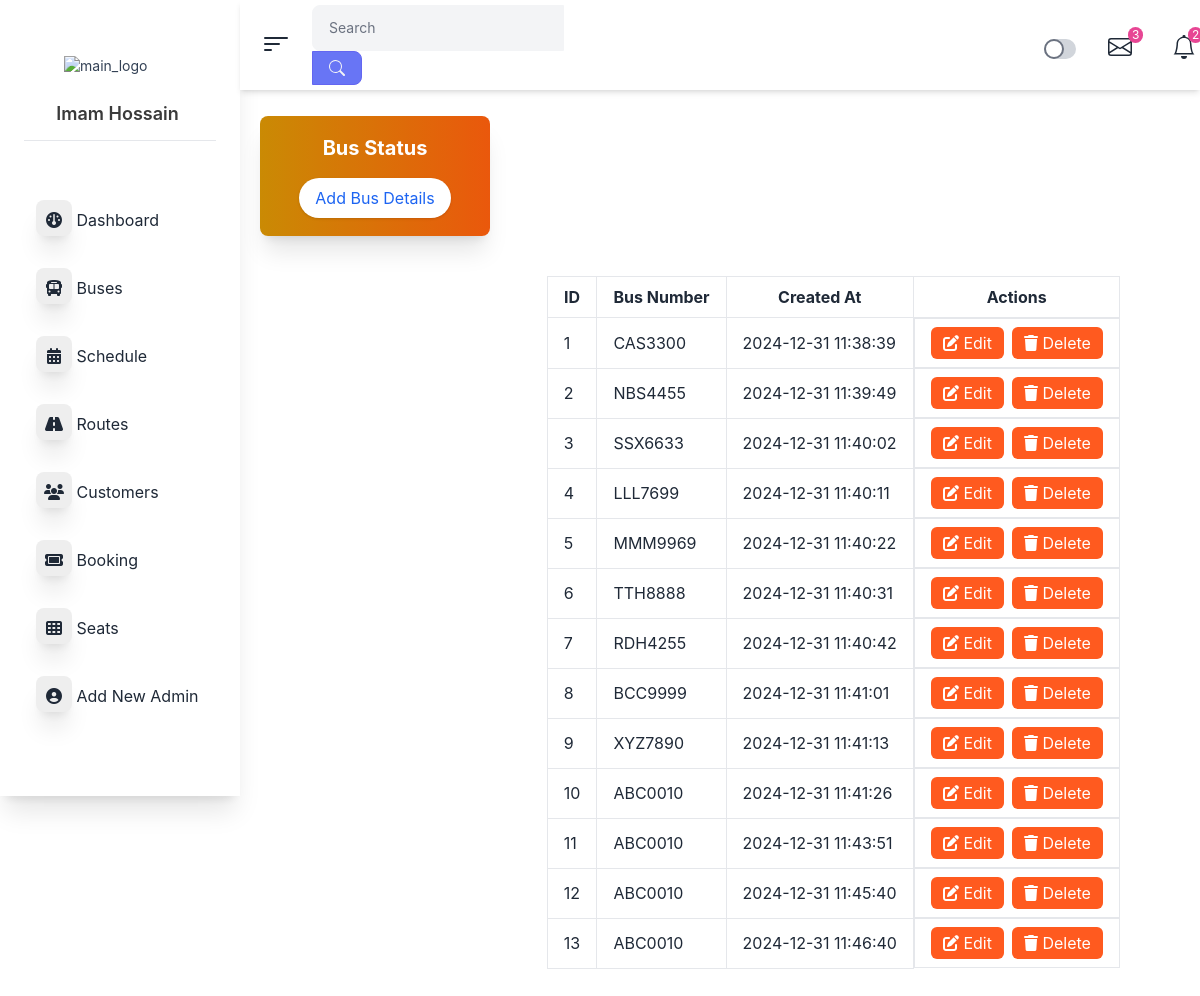
The app's page /AdminPanle/dashboard.php?pages=buses, older data.
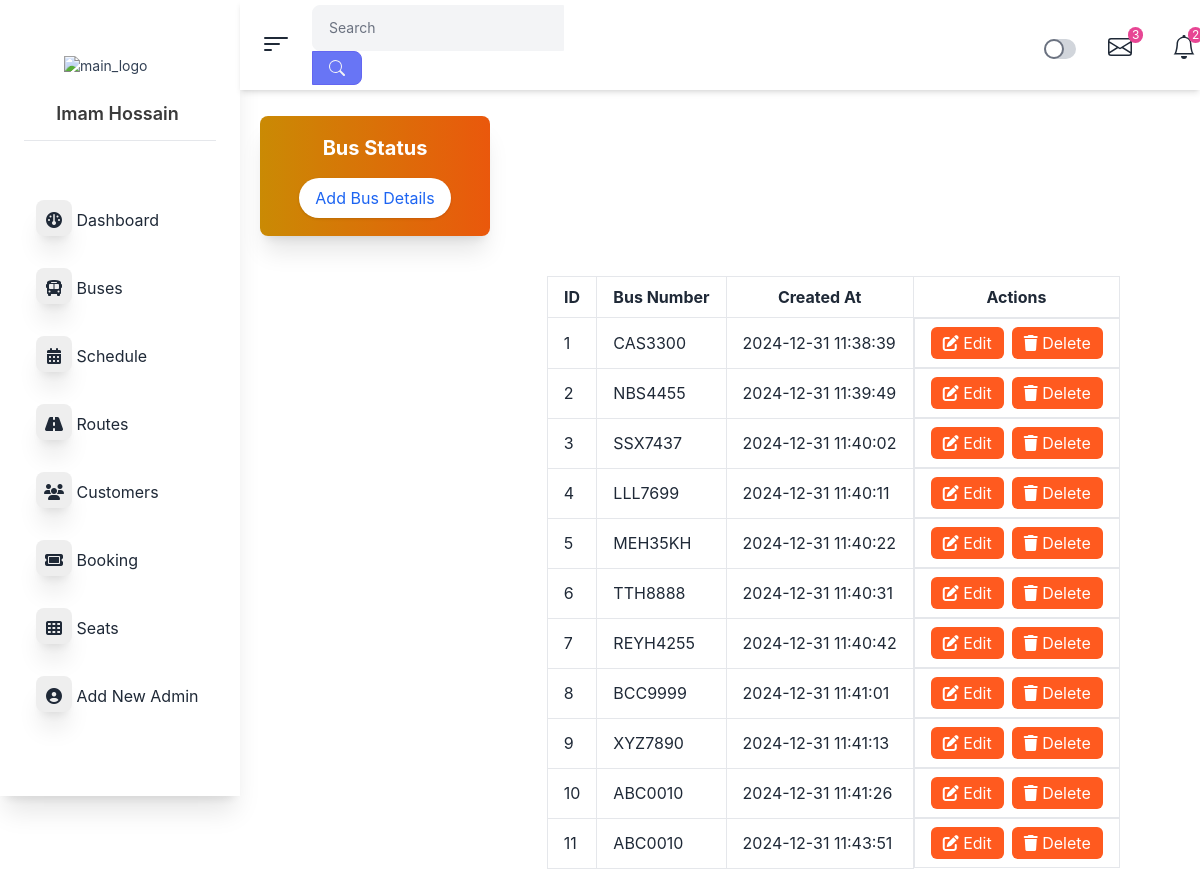
The same page, newer data.
### tables this page shows
CREATE TABLE `buses` (
  `id` int(100) NOT NULL,
  `bus_no` varchar(255) DEFAULT NULL,
  `bus_assigned` tinyint(1) NOT NULL,
  `bus_create` datetime NOT NULL DEFAULT current_timestamp()
);

### AdminPanle/pages/buses.php (the view, shortened to what this page needs)
<?php
$conn = mysqli_connect("localhost", "root", "", "shohoz_bus");
$sql = "SELECT * FROM buses";
$result = $conn->query($sql);
?>
<!DOCTYPE html>
<html lang="en">
<head>
    <link href="https://cdn.jsdelivr.net/npm/daisyui@4.12.14/dist/full.min.css" rel="stylesheet" type="text/css" />
    <link href="https://cdn.jsdelivr.net/npm/flowbite@2.5.2/dist/flowbite.min.css" rel="stylesheet" />
    <script src="https://cdn.tailwindcss.com"></script>
</head>
<body>
<section id="content" class="w-full">
    <div class="">
        <div class="bg-gradient-to-r from-yellow-600 to-orange-600 w-[230px] h-[120px] shadow-xl rounded-lg flex flex-col items-center justify-center p-4 text-white">
            <h2 class="text-xl font-bold mb-2">Bus Status</h2>
            <button id="openModalBtn" class="mt-2 px-4 py-2 bg-white text-blue-600 rounded-full shadow hover:bg-gray-100">
                Add Bus Details
            </button>
        </div>
        <div class="overflow-x-auto mt-10 ml-[50%] w-full mb-6">
            <table class="min-w-full table-auto border-collapse">
                <thead>
                    <tr>
                        <th class="px-4 py-2 border">ID</th>
                        <th class="px-4 py-2 border">Bus Number</th>
                        <th class="px-4 py-2 border">Created At</th>
                        <th class="px-4 py-2 border">Actions</th>
                    </tr>
                </thead>
                <tbody>
                <?php
                    if ($result->num_rows > 0) {
                        $count = 1;
                        while ($row = $result->fetch_assoc()) {
                            echo "
                                <tr>
                                    <td class='px-4 py-2 border'>{$count}</td>
                                    <td class='px-4 py-2 border'>{$row['bus_no']}</td>
                                    <td class='px-4 py-2 border'>{$row['bus_create']}</td>
                                    <td class='px-4 flex gap-2 py-2 border text-center'>
                                        <a href='#'
                                        class='text-white rounded-md px-3 py-1 bg-orange-500 edit-button'
                                        data-id='{$row['id']}'
                                        data-bus-no='{$row['bus_no']}'>
                                        <i class='fas fa-edit'></i> Edit
                                        </a>
                                        <a href='dashboard.php?pages=buses&deleteId={$row['id']}' data-tip='Delete Routes'
                                        class='text-white rounded-md px-3 py-1 bg-orange-500'
                                        onclick='return confirm(\"Are you sure you want to delete this bus?\");'>
                                        <i class='fas fa-trash'></i> Delete
                                        </a>
                                    </td>
                                </tr>
                            ";
                            $count++;
                        }
                    } else {
                        echo "<tr><td colspan='4' class='text-center py-4'>No Bus Available</td></tr>";
                    }
                    ?>
                </tbody>
            </table>
        </div>
    </div>
</section>
</body>
</html>

### AdminPanle/dashboard.php (shortened to what this page needs)
<!DOCTYPE html>
<html lang="en" data-theme="light">
<head>
    <link href="https://cdn.jsdelivr.net/npm/daisyui@4.12.14/dist/full.min.css" rel="stylesheet" type="text/css" />
    <link href="https://cdn.jsdelivr.net/npm/flowbite@2.5.2/dist/flowbite.min.css" rel="stylesheet" />
    <script src="https://cdn.tailwindcss.com"></script>
</head>
<body>
    <section>
        <div class="flex h-[100vh]">
            <div class="fixed z-50 w-[20%]">
                <?php require_once("./pages/siderbar.php")?>
            </div>
            <div class=" ml-[20%] flex h-full">
                <div class="z-50">
                    <?php require_once("./pages/navbar.php")?>
                </div>
                <div>
                <main class="w-full pl-5 py-5 mt-24 -z-50">
                    <?php
                    $page = isset($_GET['pages']) ? $_GET['pages'] : 'dashboard';
                    $file = "./pages/{$page}.php";
                    if (file_exists($file)) {
                        include $file;
                    } else {
                        echo "<h1 class='text-2xl'>Page not found</h1>";
                    }
                    ?>
                </main>
                </div>
            </div>
        </div>
    </section>
</body>
</html>

### AdminPanle/pages/siderbar.php (shortened to what this page needs)
<!DOCTYPE html>
<html lang="en" data-theme="light">
<head>
    <link href="https://cdn.jsdelivr.net/npm/daisyui@4.12.14/dist/full.min.css" rel="stylesheet" type="text/css" />
    <link href="https://cdn.jsdelivr.net/npm/flowbite@2.5.2/dist/flowbite.min.css" rel="stylesheet" />
    <script src="https://cdn.tailwindcss.com"></script>
</head>
<body>
    <section>
    <div class="">
            <div class="fixed w-[20%] h-full shadow-xl pt-8 bg-[#ffffff]" style="height: calc(100vh - 4px);">
                <div class="h-20">
                    <a class="block px-8 py-6 m-0 text-sm whitespace-nowrap text-slate-700 dark:text-white" href="" target="_blank">
                        <img src="https://i.ibb.co.com/5Y53PdM/shohoz-logo-new.png" class="h-full max-w-full transition-all duration-200 ease-soft-in-out max-h-9 ml-8 dark:inline-block" alt="main_logo">
                    </a>
                    <div class="text-center">
                        <p class="font-semibold transition-all text-lg ml-[-5px] duration-200 text-[#3a3a3a]">Imam Hossain</p>
                    </div>
                    <hr class="mx-6 mt-3">
                </div>
                <div class="mt-20 px-6">
                    <ul class="w-full ">
                        <li class="mb-4 rounded-lg text-base hover:text-[#11BE86] hover:bg-[#e5e7eb] py-2 px-3"><a href="dashboard.php?pages=adminDash"><i class="fa-solid fa-gauge w-9 h-9 bg-[#eeeeee] shadow-xl rounded-lg text-center  pt-3"></i> Dashboard</a></li>
                        <li class="mb-4 rounded-lg text-base hover:bg-[#e5e7eb] py-2 px-3"><a href="dashboard.php?pages=buses"><i class="fa-solid fa-bus w-9 h-9 bg-[#eeeeee] shadow-xl rounded-lg text-center  pt-3"></i> Buses</a></li>
                        <li class="mb-4 rounded-lg text-base hover:bg-[#e5e7eb] py-2 px-3"><a href=""><i class="fa-solid fa-calendar-days w-9 h-9 bg-[#eeeeee] shadow-xl rounded-lg text-center  pt-3"></i> Schedule </a></li>
                        <li class="mb-4 rounded-lg text-base hover:bg-[#e5e7eb] py-2 px-3"><a href="dashboard.php?pages=routes"><i class="fa-solid fa-road w-9 h-9 bg-[#eeeeee] shadow-xl rounded-lg text-center  pt-3"></i> Routes</a></li>
                        <li class="mb-4 rounded-lg text-base hover:bg-[#e5e7eb] py-2 px-3"><a href=""><i class="fa-solid fa-users w-9 h-9 bg-[#eeeeee] shadow-xl rounded-lg text-center  pt-3"></i> Customers</a></li>
                        <li class="mb-4 rounded-lg text-base hover:bg-[#e5e7eb] py-2 px-3"><a href=""><i class="fa-solid fa-ticket w-9 h-9 bg-[#eeeeee] shadow-xl rounded-lg text-center  pt-3"></i> Booking</a></li>
                        <li class="mb-4 rounded-lg text-base hover:bg-[#e5e7eb] py-2 px-3"><a href=""><i class="fa-solid fa-th w-9 h-9 bg-[#eeeeee] shadow-xl rounded-lg text-center  pt-3"></i> Seats</a></li>
                        <li class="mb-4 rounded-lg text-base hover:bg-[#e5e7eb] py-2 px-3"><a href=""><i class="fa-solid fa-circle-user w-9 h-9 bg-[#eeeeee] shadow-xl rounded-lg text-center  pt-3"></i> Add New Admin</a></li>
                    </ul>
                </div>
            </div>
        </div>
    </section>
</body>
</html>

### AdminPanle/pages/navbar.php (shortened to what this page needs)
<!DOCTYPE html>
<html lang="en" data-theme="light">
<head>
    <link href="https://cdn.jsdelivr.net/npm/daisyui@4.12.14/dist/full.min.css" rel="stylesheet" type="text/css" />
    <link href="https://cdn.jsdelivr.net/npm/flowbite@2.5.2/dist/flowbite.min.css" rel="stylesheet" />
    <script src="https://cdn.tailwindcss.com"></script>
</head>
<body>
    <section>
            <div class="fixed px-5 bg-white flex w-[80%] items-center h-[90px] shadow-md">
                <button class="">
                </button>
                <form action="" class="mx-5 ">
                    <div class="flex flex-wrap items-stretch w-full relative">
                        <input type="text" name="searchInp" id="searchInp" placeholder="Search" class="flex-shrink flex-grow max-w-full leading-5 relative text-sm py-3 px-4 rounded-l-lg text-gray-800 bg-gray-100 overflow-x-auto focus:outline-none border border-gray-100 focus:border-gray-200 focus:ring-0 dark:text-gray-400 dark:bg-gray-700 dark:border-gray-700 dark:focus:border-gray-600">
                        <div class="flex -mr-px">
                            <button class="flex items-center py-2 rounded-r-lg px-4 ltr:-ml-1 rtl:-mr-1 ltr:rounded-r rtl:rounded-l leading-5 text-gray-100 bg-indigo-500 border border-indigo-500 hover:text-white hover:bg-indigo-600 hover:ring-0 hover:border-indigo-600 focus:bg-indigo-600 focus:border-indigo-600 focus:outline-none focus:ring-0">
                                <svg xmlns="http://www.w3.org/2000/svg" viewBox="0 0 16 16" width="1em" height="1em" fill="currentColor" class="bi bi-search"><path d="M11.742 10.344a6.5 6.5 0 1 0-1.397 1.398h-.001q.044.06.098.115l3.85 3.85a1 1 0 0 0 1.415-1.414l-3.85-3.85a1 1 0 0 0-.115-.1zM12 6.5a5.5 5.5 0 1 1-11 0 5.5 5.5 0 0 1 11 0"></path></svg>
                            </button>
                        </div>
                    </div>
                </form>
                    <ul class="flex gap-2 ml-[50%] items-center mt-2">
                        <li class="relative ">
                            <div class="relative">
                                <div class="relative w-8 py-3">
                                    <input type="checkbox" name="lightdark" id="labele" class="toggle-checkbox absolute block w-5 h-5 rounded-full bg-white dark:bg-gray-700 border-2 dark:border-gray-700 appearance-none cursor-pointer" value="1">
                                </div>
                            </div>
                        </li>
                        <li class="relative">
                            <button class="py-3 px-4 ml-2 flex text-sm rounded-full focus:outline-none" id="user-messages" type="button" aria-haspopup="menu" aria-expanded="false" data-headlessui-state="">
                                <div class="relative inline-block">
                                    <div class="relative inline-block">
                                        <span class="flex justify-center absolute -top-2 ml-5 ltr:-right-1 rtl:-left-1 text-center bg-pink-500 px-1 text-white rounded-full text-xs">
                                        <span class="align-self-center">3</span>
                                        </span>
                                    </div>
                                </div>
                            </button>
                        </li>
                        <li class="relative">
                            <button class="py-3 px-4 flex text-sm rounded-full focus:outline-none" id="user-menu-button" type="button" aria-haspopup="menu" aria-expanded="false" data-headlessui-state="">
                                <div class="relative inline-block">
                                    <div class="relative inline-block">
                                        <span class="flex justify-center absolute -top-2 ltr:-right-1 ml-4 rtl:-left-1 text-center bg-pink-500 px-1 text-white rounded-full text-xs"><span class="align-self-center">2</span></span>
                                    </div>
                                </div>
                            </button>
                        </li>
                    </ul>
            </div>
    </section>
</body>
</html>

Row changes from the older to the newer data that the page shows:
removed buses: bus_no "ABC0010", bus_create "2024-12-31 11:45:40"
removed buses: bus_no "ABC0010", bus_create "2024-12-31 11:46:40"
changed buses: bus_no "SSX6633" → "SSX7437"
changed buses: bus_no "MMM9969" → "MEH35KH"
changed buses: bus_no "RDH4255" → "REYH4255"
